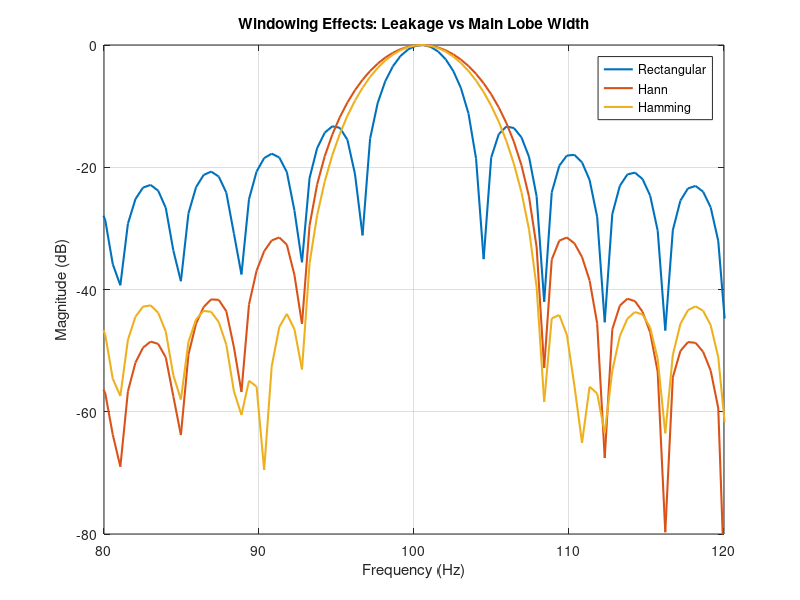

The MATLAB script that drew this image:
% Windowing and Spectral Leakage Demonstration
% compares rectangular, hann, and hamming windows

fs = 1000;
N = 256;
n = 0:N-1;

% signal frequency not exactly on a bin to show maximum leakage
f0 = 100.5; 
x = sin(2*pi*(f0/fs)*n);

% define windows
w_rect = rectwin(N)';
w_hann = hann(N)';
w_hamm = hamming(N)';

% apply windows
x_rect = x .* w_rect;
x_hann = x .* w_hann;
x_hamm = x .* w_hamm;

% calculate FFT (with zero padding for smoother visualization)
N_fft = 2048;
X_rect = fft(x_rect, N_fft);
X_hann = fft(x_hann, N_fft);
X_hamm = fft(x_hamm, N_fft);

f = (0:N_fft-1)*(fs/N_fft);

% plot magnitude spectra in dB
figure;
plot(f, 20*log10(abs(X_rect)/max(abs(X_rect))), 'LineWidth', 1.5); hold on;
plot(f, 20*log10(abs(X_hann)/max(abs(X_hann))), 'LineWidth', 1.5);
plot(f, 20*log10(abs(X_hamm)/max(abs(X_hamm))), 'LineWidth', 1.5);
title('Windowing Effects: Leakage vs Main Lobe Width');
xlabel('Frequency (Hz)');
ylabel('Magnitude (dB)');
legend('Rectangular', 'Hann', 'Hamming');
xlim([80 120]);
ylim([-80 0]);
grid on;

% save figure to assets folder
if ~exist('../assets', 'dir')
    mkdir('../assets');
end
saveas(gcf, '../assets/windowing_effects.png');
